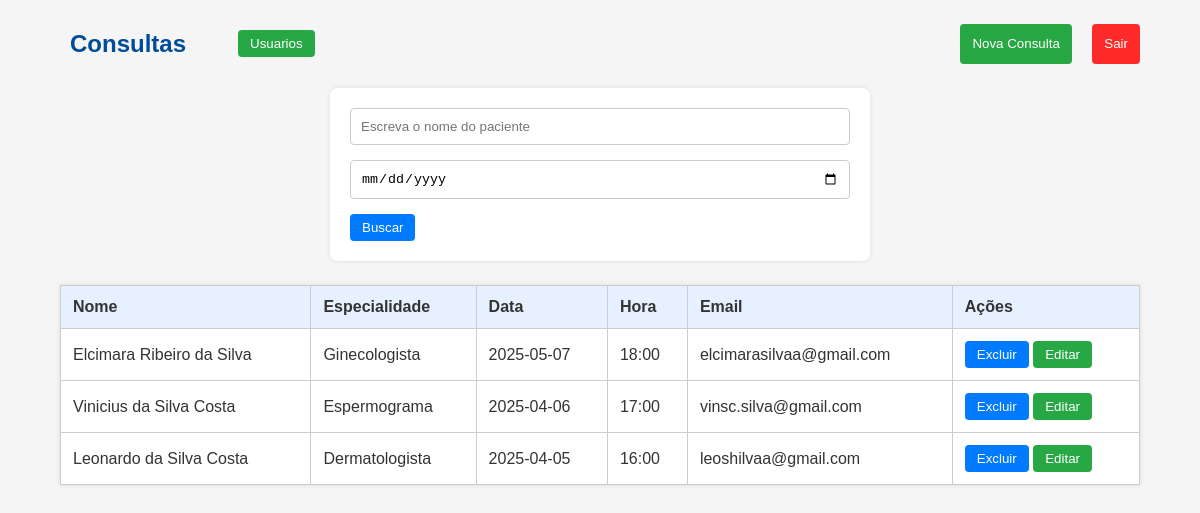
Screenshot of /listar_consultas (signed in) with the database file from the repository.
### app.py (models this page shows)
class Consulta(db.Model):
    id = db.Column(db.Integer, primary_key=True)
    nome = db.Column(db.String(255))
    especialidade = db.Column(db.String(40))
    data = db.Column(db.Date)
    hora = db.Column(db.Integer)
    email = db.Column(db.String(100))

### app.py (the view)
@app.route('/listar_consultas', methods=['GET'])
@login_required
def listar_consultas():
    nome = request.args.get('nome')
    data = request.args.get('data')
    consultas = Consulta.query
    if nome:
        nome.lower()
        consultas = consultas.filter(func.lower(Consulta.nome).like(f"%{nome.lower()}%"))
    if data:
        consultas = consultas.filter(func.date(Consulta.data) == data)
    consultas = consultas.all()
    today = datetime.today().date()
    consultas.sort(key=lambda c: abs((c.data - today).days))
    return render_template('listar_consultas.html', consultas=consultas)

### app.py (called while the page is built)
def login_required(f):
    @wraps(f)
    def decorated_function(*args, **kwargs):
        if 'usuario_id' not in session:
            flash("Você precisa estar logado para acessar esta página.")
            return redirect(url_for('efetua_login'))
        return f(*args, **kwargs)
    return decorated_function

### templates/listar_consultas.html (shortened to what this page needs)
<!DOCTYPE html>
<html lang="pt-br">
  <head>
    <link
      rel="stylesheet"
      href="{{ url_for('static', filename='style.css') }}"
    />
  </head>
  <body>
    <div class="header-btn">
      <div class="container-nav">
        <h2>Consultas</h2>
        {%if session['usuario_tipo'] == 'admin'%}
          <a href="/listar_usuarios"><button type="button">Usuarios</button></a>
        {%endif%}
      </div>
      <div>
        <a href="/cadastra_consulta"
          ><button class="btn-nova-consulta">Nova Consulta</button></a
        >
        <a href="/logout"><button class="btn-logout">Sair</button></a>
      </div>
    </div>
    <form class="form-pesquisa" action="">
      <input
        type="text"
        name="nome"
        value="{{ request.args.get('nome', '') }}"
        placeholder="Escreva o nome do paciente"
        id=""
      />
      <input
        type="date"
        name="data"
        value="{{ request.args.get('data', '') }}"
        placeholder="Data"
        id=""
      />
      <button type="submit">Buscar</button>
    </form>
    <table border="1" cellpadding="8">
      <tr>
        <th>Nome</th>
        <th>Especialidade</th>
        <th>Data</th>
        <th>Hora</th>
        {% if session['usuario_tipo'] == 'admin' %}
        <th>Email</th>
        <th>Ações</th>
        {%endif%}
      </tr>
      {% for c in consultas %}
      <tr>
        <td>{{ c.nome }}</td>
        <td>{{ c.especialidade }}</td>
        <td>{{ c.data }}</td>
        <td>{{ c.hora }}</td>
        {% if session['usuario_tipo'] == 'admin' %}
        <td>{{ c.email }}</td>
        <td>
          <button onclick="excluirConsulta('{{ c.id }}')">Excluir</button>
          <a href="/editar_consulta/{{ c.id }}"><button>Editar</button></a>
        </td>
        {%endif%}
      </tr>
      {% endfor %}
    </table>
  </body>
</html>

### static/style.css (style rules this page uses)
body { font-family: Arial, sans-serif; margin: 0 60px; font-size: 16px; background-color: #f5f5f5; color: #333; }
h2 { font-size: 24px; color: #004c99; }
table { width: 100%; border-collapse: collapse; background: #fff; box-shadow: 0 0 5px rgba(0, 0, 0, 0.1); }
th, td { padding: 12px; border: 1px solid #ccc; text-align: left; }
th { background-color: #e6f0ff; }
button { padding: 6px 12px; background-color: #007bff; color: white; border: none; border-radius: 4px; cursor: pointer; }
a button { background-color: #28a745; }
form { background-color: white; padding: 20px; border-radius: 8px; max-width: 500px; margin: auto; box-shadow: 0 0 5px rgba(0, 0, 0, 0.1); }
input[type="text"], input[type="email"], input[type="date"], input[type="time"], input[type="password"] { width: 100%; padding: 10px; margin-bottom: 15px; border: 1px solid #ccc; border-radius: 4px; box-sizing: border-box; }
.form-pesquisa { margin-bottom: 1.5rem; }
.header-btn { display: flex; align-items: center; text-align: center; justify-content: space-between; }
.btn-nova-consulta, .btn-novo-usuario { padding: 6px 12px; height: 40px; }
.btn-logout { background-color: rgb(255, 42, 42); margin-left: 1rem; padding: 6px 12px; height: 40px; }
.container-nav { display: flex; gap: 20px; justify-content: flex-end; align-items: center; padding: 10px; }
.container-nav a { text-decoration: none; color: black; text-align: center; margin: 0 2rem; }

### rows the page displays
Consulta: nome "Elcimara Ribeiro da Silva", especialidade "Ginecologista", data "2025-05-07", hora "18:00", email "elcimarasilvaa@gmail.com"
Consulta: nome "Vinicius da Silva Costa", especialidade "Espermograma", data "2025-04-06", hora "17:00", email "vinsc.silva@gmail.com"
Consulta: nome "Leonardo da Silva Costa", especialidade "Dermatologista", data "2025-04-05", hora "16:00", email "leoshilvaa@gmail.com"
